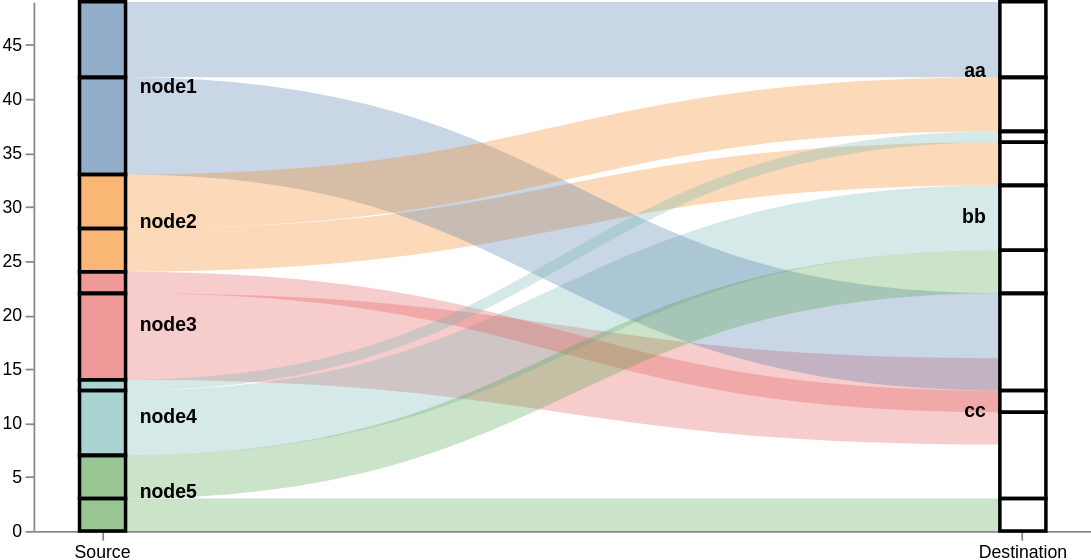

Here is the Vega-Lite specification saved for this chart:
### Vega specification from a JSON file in a GitHub repository (floating-point values rounded to 4 significant figures)
{"$schema": "https://vega.github.io/schema/vega/v5.2.json", "height": 300, "width": 600, "data": [{"name": "rawData", "values": [{"key": {"stk1": "node1", "stk2": "aa"}, "doc_count": 7}, {"key": {"stk1": "node2", "stk2": "bb"}, "doc_count": 4}, {"key": {"stk1": "node3", "stk2": "cc"}, "doc_count": 8}, {"key": {"stk1": "node4", "stk2": "bb"}, "doc_count": 6}, {"key": {"stk1": "node5", "stk2": "cc"}, "doc_count": 3}, {"key": {"stk1": "node1", "stk2": "cc"}, "doc_count": 9}, {"key": {"stk1": "node2", "stk2": "aa"}, "doc_count": 5}, {"key": {"stk1": "node3", "stk2": "cc"}, "doc_count": 2}, {"key": {"stk1": "node4", "stk2": "aa"}, "doc_count": 1}, {"key": {"stk1": "node5", "stk2": "bb"}, "doc_count": 4}], "transform": [{"type": "formula", "expr": "datum.key.stk1", "as": "stk1"}, {"type": "formula", "expr": "datum.key.stk2", "as": "stk2"}, {"type": "formula", "expr": "datum.doc_count", "as": "size"}]}, {"name": "nodes", "source": "rawData", "transform": [{"type": "filter", "expr": "!groupSelector || groupSelector.stk1 == datum.stk1 || groupSelector.stk2 == datum.stk2"}, {"type": "formula", "expr": "datum.stk1+datum.stk2", "as": "key"}, {"type": "fold", "fields": ["stk1", "stk2"], "as": ["stack", "grpId"]}, {"type": "formula", "expr": "datum.stack == 'stk1' ? datum.stk1+' '+datum.stk2 : datum.stk2+' '+datum.stk1", "as": "sortField"}, {"type": "stack", "groupby": ["stack"], "sort": {"field": "sortField", "order": "descending"}, "field": "size"}, {"type": "formula", "expr": "(datum.y0+datum.y1)/2", "as": "yc"}]}, {"name": "groups", "source": "nodes", "transform": [{"type": "aggregate", "groupby": ["stack", "grpId"], "fields": ["size"], "ops": ["sum"], "as": ["total"]}, {"type": "stack", "groupby": ["stack"], "sort": {"field": "grpId", "order": "descending"}, "field": "total"}, {"type": "formula", "expr": "scale('y', datum.y0)", "as": "scaledY0"}, {"type": "formula", "expr": "scale('y', datum.y1)", "as": "scaledY1"}, {"type": "formula", "expr": "datum.stack == 'stk1'", "as": "rightLabel"}, {"type": "formula", "expr": "datum.total/domain('y')[1]", "as": "percentage"}]}, {"name": "destinationNodes", "source": "nodes", "transform": [{"type": "filter", "expr": "datum.stack == 'stk2'"}]}, {"name": "edges", "source": "nodes", "transform": [{"type": "filter", "expr": "datum.stack == 'stk1'"}, {"type": "lookup", "from": "destinationNodes", "key": "key", "fields": ["key"], "as": ["target"]}, {"type": "linkpath", "orient": "horizontal", "shape": "diagonal", "sourceY": {"expr": "scale('y', datum.yc)"}, "sourceX": {"expr": "scale('x', 'stk1') + bandwidth('x')"}, "targetY": {"expr": "scale('y', datum.target.yc)"}, "targetX": {"expr": "scale('x', 'stk2')"}}, {"type": "formula", "expr": "range('y')[0]-scale('y', datum.size)", "as": "strokeWidth"}, {"type": "formula", "expr": "datum.size/domain('y')[1]", "as": "percentage"}]}], "scales": [{"name": "x", "type": "band", "range": "width", "domain": ["stk1", "stk2"], "paddingOuter": 0.05, "paddingInner": 0.95}, {"name": "y", "type": "linear", "range": "height", "domain": {"data": "nodes", "field": "y1"}}, {"name": "color", "type": "ordinal", "range": "category", "domain": {"data": "rawData", "field": "stk1"}}, {"name": "stackNames", "type": "ordinal", "range": ["Source", "Destination"], "domain": ["stk1", "stk2"]}], "axes": [{"orient": "bottom", "scale": "x", "encode": {"labels": {"update": {"text": {"scale": "stackNames", "field": "value"}}}}}, {"orient": "left", "scale": "y"}], "marks": [{"type": "path", "name": "edgeMark", "from": {"data": "edges"}, "clip": true, "encode": {"update": {"stroke": [{"test": "groupSelector && groupSelector.stack=='stk1'", "scale": "color", "field": "stk2"}, {"scale": "color", "field": "stk1"}], "strokeWidth": {"field": "strokeWidth"}, "path": {"field": "path"}, "strokeOpacity": {"signal": "!groupSelector && (groupHover.stk1 == datum.stk1 || groupHover.stk2 == datum.stk2) ? 0.9 : 0.3"}, "zindex": {"signal": "!groupSelector && (groupHover.stk1 == datum.stk1 || groupHover.stk2 == datum.stk2) ? 1 : 0"}, "tooltip": {"signal": "datum.stk1 + ' → ' + datum.stk2 + '    ' + format(datum.size, ',.0f') + '   (' + format(datum.percentage, '.1%') + ')'"}}, "hover": {"strokeOpacity": {"value": 1}}}}, {"type": "rect", "name": "groupMark", "from": {"data": "groups"}, "encode": {"enter": {"fill": {"scale": "color", "field": "grpId"}, "width": {"scale": "x", "band": 1}}, "update": {"x": {"scale": "x", "field": "stack"}, "y": {"field": "scaledY0"}, "y2": {"field": "scaledY1"}, "fillOpacity": {"value": 0.6}, "tooltip": {"signal": "datum.grpId + '   ' + format(datum.total, ',.0f') + '   (' + format(datum.percentage, '.1%') + ')'"}}, "hover": {"fillOpacity": {"value": 1}}}}, {"type": "text", "from": {"data": "groups"}, "interactive": false, "encode": {"update": {"x": {"signal": "scale('x', datum.stack) + (datum.rightLabel ? bandwidth('x') + 8 : -8)"}, "yc": {"signal": "(datum.scaledY0 + datum.scaledY1)/2"}, "align": {"signal": "datum.rightLabel ? 'left' : 'right'"}, "baseline": {"value": "middle"}, "fontWeight": {"value": "bold"}, "text": {"signal": "abs(datum.scaledY0-datum.scaledY1) > 13 ? datum.grpId : ''"}}}}, {"type": "group", "data": [{"name": "dataForShowAll", "values": [{}], "transform": [{"type": "filter", "expr": "groupSelector"}]}], "encode": {"enter": {"xc": {"signal": "width/2"}, "y": {"value": 30}, "width": {"value": 80}, "height": {"value": 30}}}, "marks": [{"type": "group", "name": "groupReset", "from": {"data": "dataForShowAll"}, "encode": {"enter": {"cornerRadius": {"value": 6}, "fill": {"value": "#f5f5f5"}, "stroke": {"value": "#c1c1c1"}, "strokeWidth": {"value": 2}, "height": {"field": {"group": "height"}}, "width": {"field": {"group": "width"}}}, "update": {"opacity": {"value": 1}}, "hover": {"opacity": {"value": 0.7}}}, "marks": [{"type": "text", "interactive": false, "encode": {"enter": {"xc": {"field": {"group": "width"}, "mult": 0.5}, "yc": {"field": {"group": "height"}, "mult": 0.5, "offset": 2}, "align": {"value": "center"}, "baseline": {"value": "middle"}, "fontWeight": {"value": "bold"}, "text": {"value": "Show All"}}}}]}]}, {"type": "rect", "from": {"data": "nodes"}, "encode": {"enter": {"stroke": {"value": "#000"}, "strokeWidth": {"value": 2}, "width": {"scale": "x", "band": 1}, "x": {"scale": "x", "field": "stack"}, "y": {"field": "y0", "scale": "y"}, "y2": {"field": "y1", "scale": "y"}}}}], "signals": [{"name": "groupHover", "value": {}, "on": [{"events": "@groupMark:mouseover", "update": "{stk1:datum.stack=='stk1' && datum.grpId, stk2:datum.stack=='stk2' && datum.grpId}"}, {"events": "mouseout", "update": "{}"}]}, {"name": "groupSelector", "value": false, "on": [{"events": "@groupMark:click!", "update": "{stack:datum.stack, stk1:datum.stack=='stk1' && datum.grpId, stk2:datum.stack=='stk2' && datum.grpId}"}, {"events": [{"type": "click", "markname": "groupReset"}, {"type": "dblclick"}], "update": "false"}]}]}
